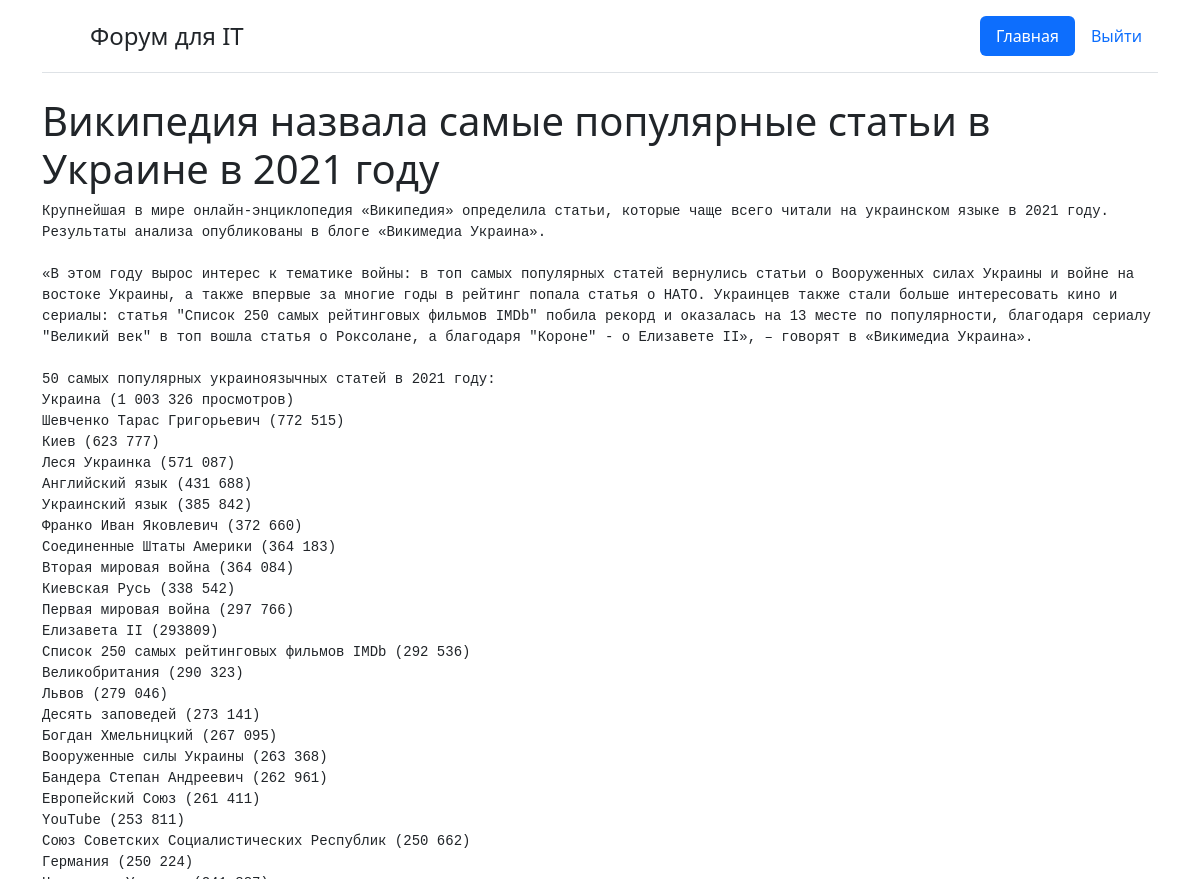
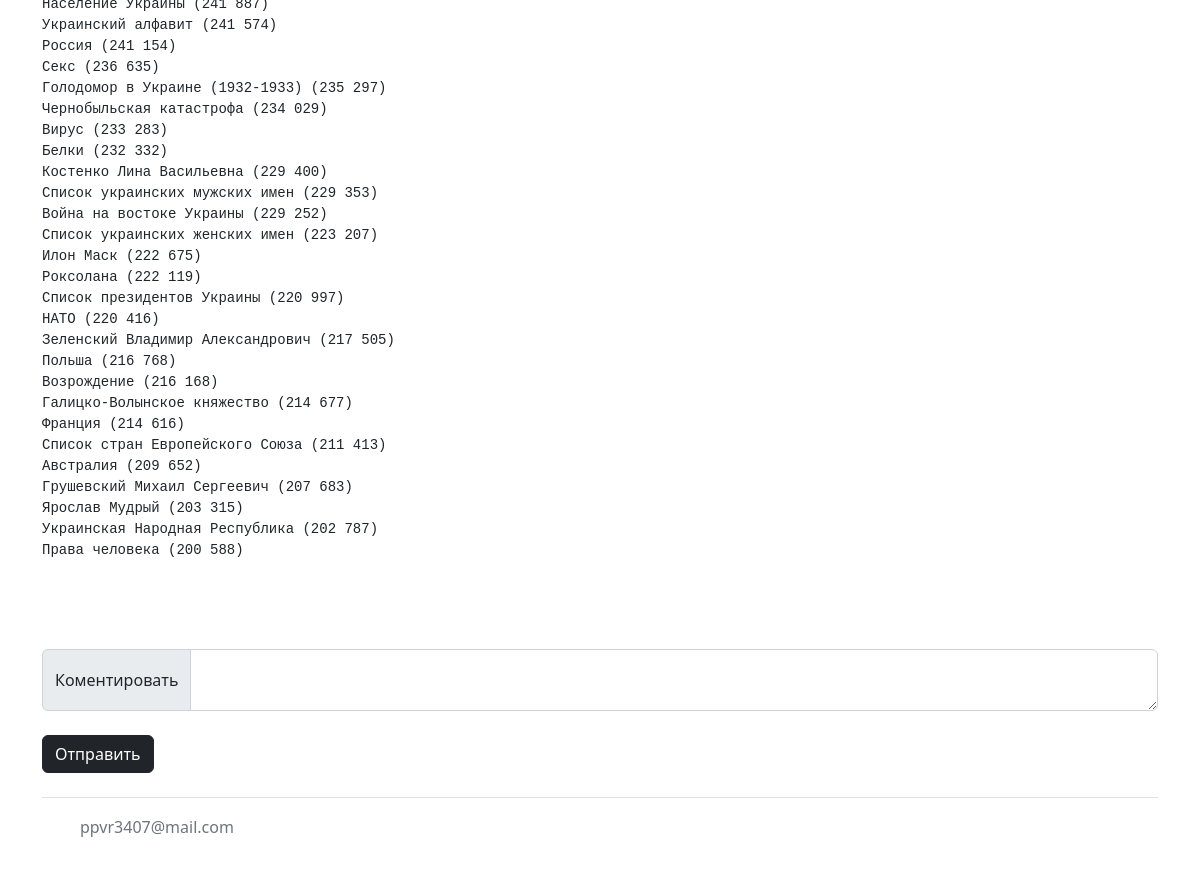
Page /open/1 on the earlier database version (2 pictures, top to bottom).
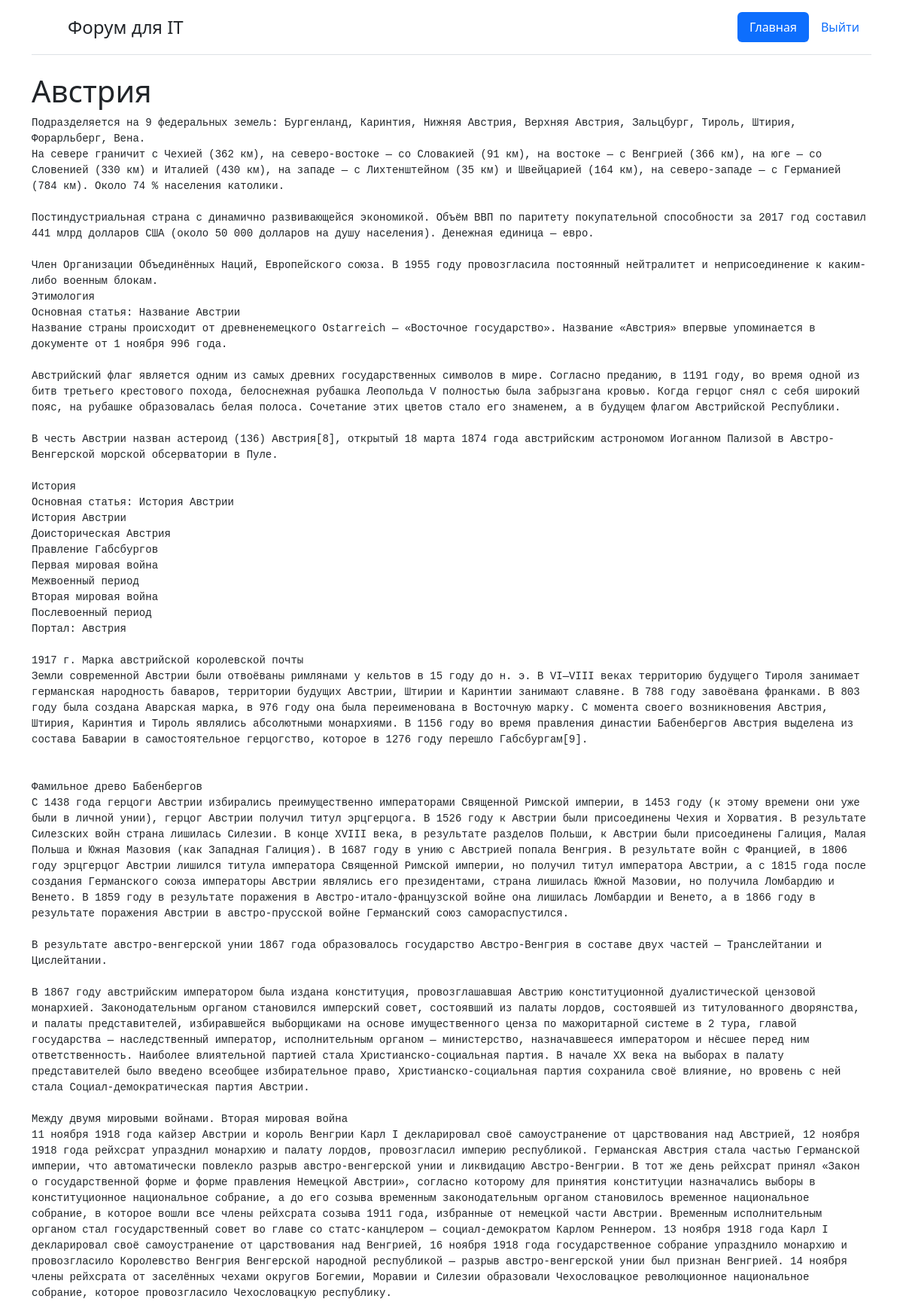
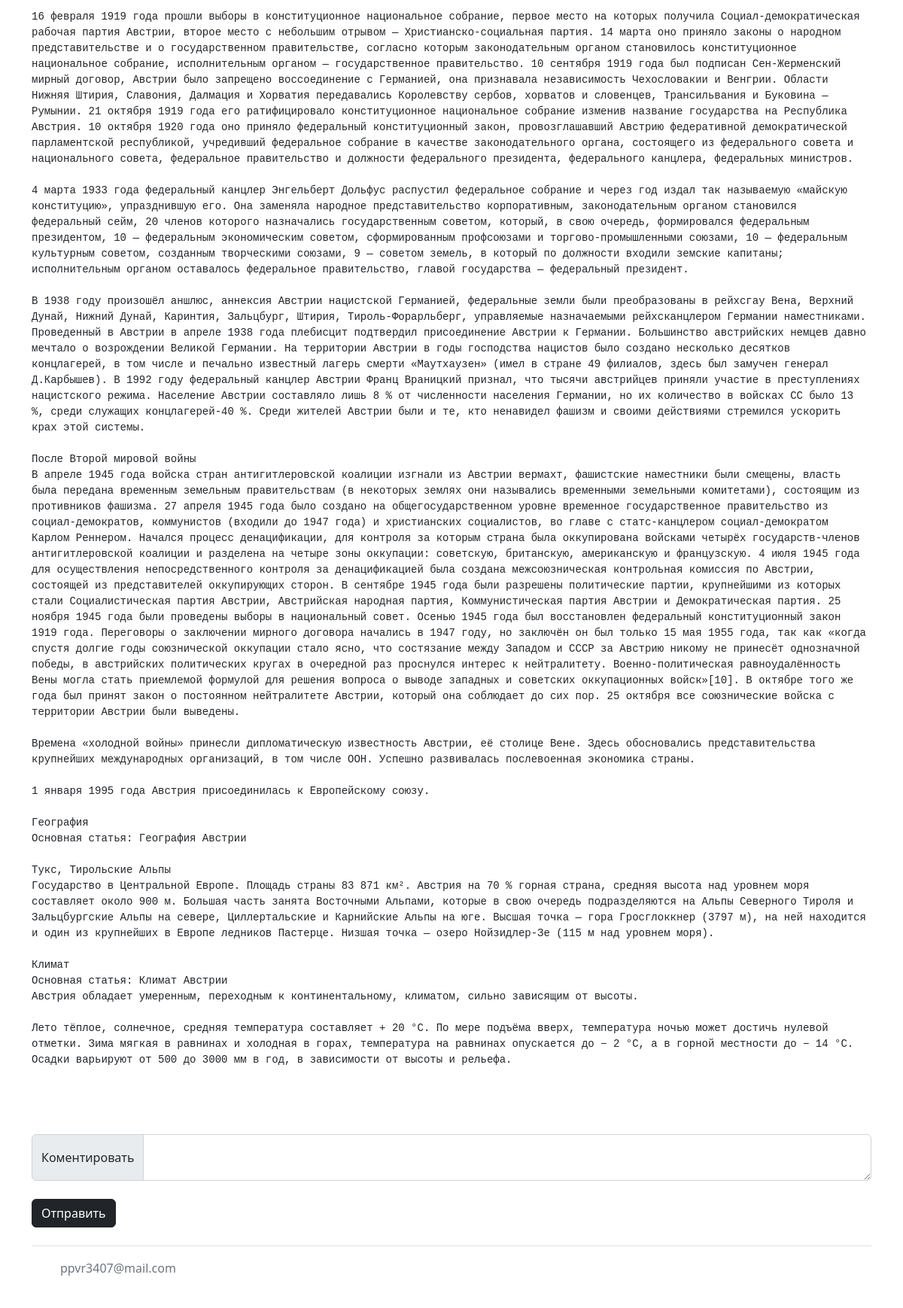
Same page on the later database version (2 pictures, top to bottom).
### packages/modells.py (models this page shows, shortened)
class Date_b(db.Model):
    id = db.Column(db.Integer, primary_key=True)
    title = db.Column(db.String(300), nullable=False)
    text = db.Column(db.Text, nullable=False)
    time = db.Column(db.DateTime, default=datetime.utcnow)
    name_user = db.Column(db.String)

### packages/routes.py (the view)
@app.route('/open/<int:id>', methods=['POST','GET'])
def open_viev(id):
    state = db.session.query(Date_b).filter(Date_b.id == id).first()
    chats = db.session.query(Date_text).filter(Date_text.chat == state.id).order_by(Date_text.id.desc())
    id = request.cookies.get('id')
    user = User.query.filter(User.login == id).first()
    if request.method == "POST":
        text = request.form.get("text")
        data_text = Date_text(chat = state.id, text=text, name_user=user.user_name)
        db.session.add(data_text)
        db.session.commit()
    return  render_template('open.html',user = user, state = state ,chats = chats)

### packages/templates/open.html (shortened to what this page needs)
{% extends "base.html" %}
 {% block body %}
 <div class="container">
    <header class="d-flex flex-wrap justify-content-center py-3 mb-4 border-bottom">
      <a href="/" class="d-flex align-items-center mb-3 mb-md-0 me-md-auto text-dark text-decoration-none">
        <svg class="bi me-2" width="40" height="32"><use xlink:href="#bootstrap"></use></svg>
        <span class="fs-4">Форум для IT</span>
      </a>
      <ul class="nav nav-pills">
        <li class="nav-item"><a href="/" class="nav-link active" aria-current="page">Главная</a></li>
        <li class="nav-item"><a href="/logaut" class="nav-link">Выйти</a></li>
      </ul>
    </header>
  </div>
 <div class="container">
    <h1>{{state.title}}</h1>
    <pre class="open">{{state.text}}</pre>
    <br>
    <br>
    <br>
    <form method="post">
        <div class="input-group">
            <span class="input-group-text">Коментировать</span>
            <textarea class="form-control" aria-label="С текстовым полем"  name="text"></textarea>
        </div>
        <br>
        <button type="submit" class="btn btn-dark">Отправить</button>
    </form>
 </div>
{% endblock %}

Differences in the rows shown:
changed Date_b: title "Википедия назвала самые популярные статьи в Украине в 2021 году" → "Австрия"; text "Крупнейшая в мире онлайн-энциклопедия «Википедия» определила статьи, которые чаще всего читали на украинском языке в 2021 году. Результаты анализа опубликованы в блоге «Викимедиа Украина». «В этом году вырос интерес к тематике войны: в топ самых популярных статей вернулись статьи о Вооруженных силах Украины и войне на востоке Украины, а также впервые за многие годы в рейтинг попала статья о НАТО. Украинцев также стали больше интересовать кино и сериалы: статья \"Список 250 самых рейтинговых фильмов IMDb\" побила рекорд и оказалась на 13 месте по популярности, благодаря сериалу \"Великий век\" в топ вошла статья о Роксолане, а благодаря \"Короне\" - о Елизавете II», – говорят в «Викимедиа…" → "Подразделяется на 9 федеральных земель: Бургенланд, Каринтия, Нижняя Австрия, Верхняя Австрия, Зальцбург, Тироль, Штирия, Форарльберг, Вена. На севере граничит с Чехией (362 км), на северо-востоке — со Словакией (91 км), на востоке — с Венгрией (366 км), на юге — со Словенией (330 км) и Италией (430 км), на западе — с Лихтенштейном (35 км) и Швейцарией (164 км), на северо-западе — с Германией (784 км). Около 74 % населения католики. Постиндустриальная страна с динамично развивающейся экономикой. Объём ВВП по паритету покупательной способности за 2017 год составил 441 млрд долларов США (около 50 000 долларов на душу населения). Денежная единица — евро. Член Организации Объединённых Наций,…"
